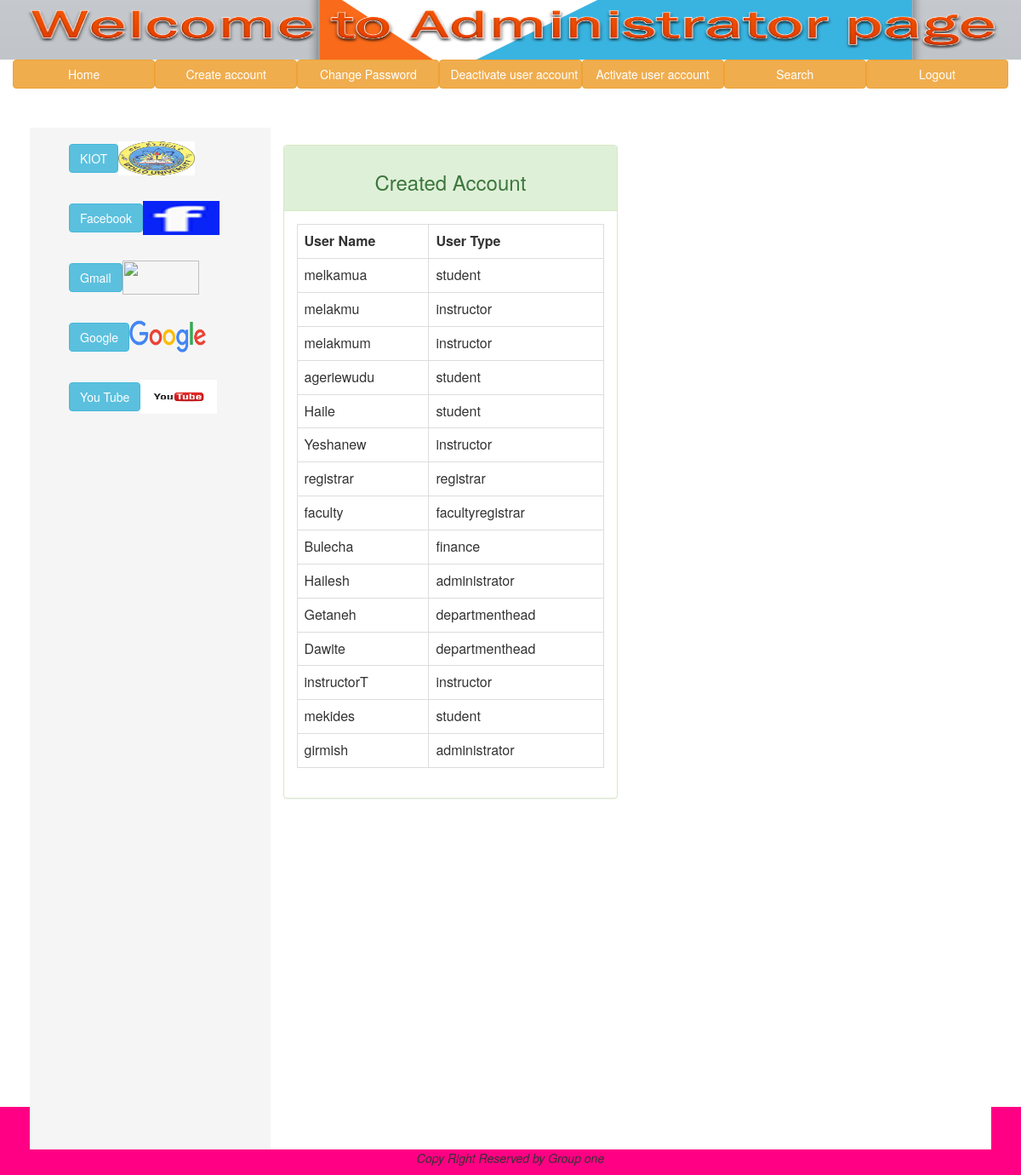
Page /administrator/ViewUsers.php on the committed database.
### tables this page shows
CREATE TABLE `account` (
  `Id` int(200) NOT NULL,
  `UserName` varchar(40) NOT NULL,
  `Password` varchar(100) NOT NULL,
  `UserType` varchar(40) NOT NULL,
  `ADMIN_ID` varchar(200) NOT NULL,
  `Finance_Id` varchar(100) NOT NULL,
  `registrar_Id` varchar(100) NOT NULL,
  `facultyregistrar_Id` varchar(100) NOT NULL,
  `Student_Id` varchar(100) NOT NULL,
  `Dep_Id` varchar(100) NOT NULL,
  `Instructor_Id` varchar(100) NOT NULL,
  `Status` int(11) NOT NULL DEFAULT 1
);

### administrator/ViewUsers.php (the view, shortened to what this page needs)
<html>
    <head>
        <link href="../css/bootstrap.min.css" rel="stylesheet" type="text/css"/>
        <link href="../css/student.css" rel="stylesheet" type="text/css"/>
    </head>
    <body>
        <nav class="navbar navbar-defualt navbar-fixed-top">
            <img src="../image/admin.PNG"  width="100%" height="70px">
            <div class="container-fluid">
                <ul class="nav navbar-nav">
                    <div class="btn-group btn-group-justified">
                        <div class="btn-group">
                            <a href="index.php"> <button type="button" class="btn btn-warning">Home</button></a>
                        </div>
                        <div class="btn-group">
                            <a href="createaccount.php"><button type="button" class="btn btn-warning">Create account</button></a>
                        </div>
                        <div class="btn-group">
                            <a href="updateaccount.php"> <button type="button" class="btn btn-warning">Change Password</button></a>
                        </div>
                        <div class="btn-group">
                            <a href="deactivateusers.php"><button type="button" class="btn btn-warning">Deactivate user account</button></a>
                        </div>
                        <div class="btn-group">
                            <a href="activateusers.php"><button type="button" class="btn btn-warning">Activate user account</button></a>
                        </div>
                        <div class="btn-group">
                            <a href="searchstudentinfo.php"><button type="button" class="btn btn-warning">Search</button></a>
                        </div>
                        <div class="btn-group">
                            <a href="../logout.php"><button type="button" class="btn btn-warning">Logout</button></a>
                        </div>
                </ul>
            </div>
        </nav>
        <div style="padding:50px;margin-top:100px;background-color:background;height:1200px;">
            <div class="row">
                <div class="col-sm-3 left">
                    <nav class="navbar navbar-defualt">
                        <div class="container-fluid">
                            <ul class="nav navbar-nav">
                             <li><a href="http//:www.asu.edu.et"><button type="button" class="btn btn-info">KIOT</button><img src="../image/wollo.jpg" width="90"height="40"></a></li></br>
                                <li><a href="http//:www.facebook.com"><button type="button" class="btn btn-info">Facebook</button><img src="../image/facebook.jpg" width="90"height="40"></a><li>
                                <li><a href="http//:www.gmail.com"><button type="button" class="btn btn-info">Gmail</button><img src="../image/gmail.jpg" width="90" height="40"></a></li>
                                <li><a href="http//:www.google.com"><button type="button" class="btn btn-info">Google</button><img src="../image/goog.png"width="90"height="40"></a></li></br>
                                <li><a href="http//:www.youtube.com"><button type="button" class="btn btn-info">You Tube</button><img src="../image/youtube.png"width="90"height="40"></a></li></br>
                            </ul> </div>
                    </nav>
                </div>
                <div class="col-sm-9 body">
                    <br>
                    <div class="row">
                        <div class="col-sm-6">
                            <div class="panel panel-success">
                                <div class="panel-heading"><h3 align="center">Created Account</h3></div>
                                <div class="panel-body">
                                    <?php
                                    $view = mysqli_query($conn,"select * from account");
                                    echo '<table class="table table-bordered">';
                                    echo '<tr><th>User Name</th><th>User Type</th></tr>';
                                    while ($row1 = mysqli_fetch_array($view)) {
                                        echo '<tr><td>' . $row1['UserName'] . '</td><td>' . $row1['UserType'] . '</td></tr>';
                                    }
                                    echo '</table>';
                                    ?>
                                </div>
                            </div>
                        </div>
                    </div>
                </div>
            </div>
        </div>
        <footer class="container-fluid footer">
            <p>Copy Right Reserved by Group one</p>
        </footer>
    </body>
</html>

### css/student.css (style rules this page uses)
.body { background-color: white; height: 1200px; }
.left { background-color: whitesmoke; height: 1200px; }
.footer { background-color: #FF0084; text-align: center; font-style: italic; text-decoration: blue; }

### rows in the picture
account: UserName "melkamua", UserType "student"
account: UserName "melakmu", UserType "instructor"
account: UserName "melakmum", UserType "instructor"
account: UserName "ageriewudu", UserType "student"
account: UserName "Haile", UserType "student"
account: UserName "Yeshanew", UserType "instructor"
account: UserName "registrar", UserType "registrar"
account: UserName "faculty", UserType "facultyregistrar"
account: UserName "Bulecha", UserType "finance"
account: UserName "Hailesh", UserType "administrator"
account: UserName "Getaneh", UserType "departmenthead"
account: UserName "Dawite", UserType "departmenthead"
account: UserName "instructorT", UserType "instructor"
account: UserName "mekides", UserType "student"
account: UserName "girmish", UserType "administrator"
